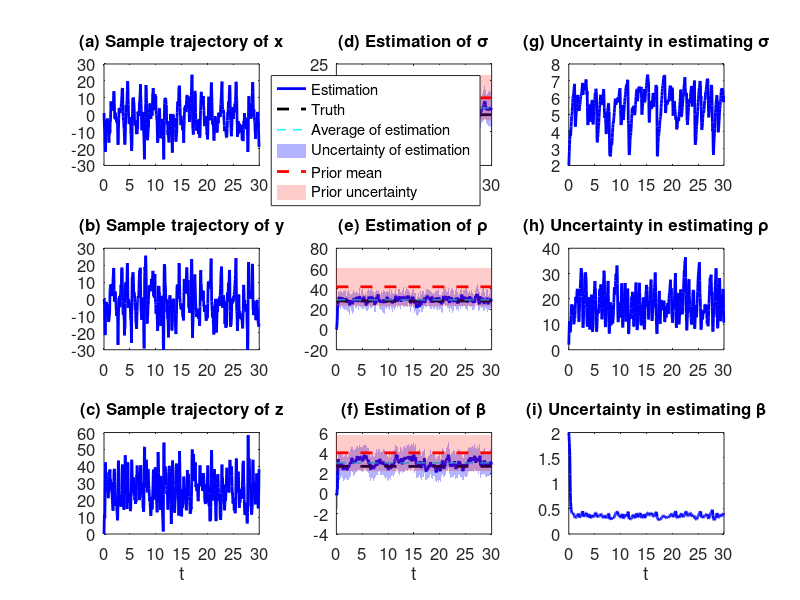

MATLAB code to generate this figure:
% Chapter 9
% Parameter estimation using DA via stochastic parameterized equations
% Test model: noisy Lorenz 63
% Using the CGNS as the testbed

rng(3) % fix the random number seed 
T = 30; % total length of observations in time
dt = 0.005; % numerical integration time step
N = round(T/dt); % total number of numerical integration time steps
rho = 28; sgm = 10; beta = 8/3; % parameters
x = zeros(1,N);x(1) = 1; % state variable x
y = zeros(1,N); % state variable y
z = zeros(1,N); % state variable z
sgm_x = 15; % noise coefficient sigma_x
sgm_y = 15; % noise coefficient sigma_y
sgm_z = 15; % noise coefficient sigma_z
for i = 2:N % numerical integration of the true system to generate the observational time series
    x(i) = x(i-1) + sgm * ( y(i-1) - x(i-1) ) * dt + sqrt(dt) * sgm_x * randn;
    y(i) = y(i-1) + ( x(i-1) * ( rho - z(i-1) ) - y(i-1) ) * dt + sqrt(dt) * sgm_x * randn;
    z(i) = z(i-1) + ( x(i-1) * y(i-1) - beta * z(i-1) ) * dt + sqrt(dt) * sgm_z * randn;
end

% hyperparameters in the stochastic parameterized equations;
% these parameters are pre-determined via prior knowledge
d1 = 1/2;
d2 = 1/2;
d3 = 1/2;
hat1 = sgm*1.5;  
hat2 = rho*1.5;  
hat3 = beta*1.5;  
sg1 = sgm/3; 
sg2 = rho/3; 
sg3 = beta/3; 
std1 = sqrt(sg1^2/2/d1);
std2 = sqrt(sg2^2/2/d2);
std3 = sqrt(sg3^2/2/d3);
gamma_mean_trace = zeros(3,N);% posterior mean
gamma_cov_trace = zeros(6,N);% posterior covariance; the posterior covariance is 3x3 but only 6 entries are independent due to the symmetry


% matrices and vectors in the stochastic parameterized equations, used for
% data assimilation
Sigma_II = diag([sg1,sg2,sg3]);
a0 = [d1*hat1; d2*hat2; d3*hat3];
a1 = diag([-d1,-d2,-d3]);

gamma_mean0 = zeros(3,1); % initial posterior mean
gamma_cov0 = 2*eye(3); % initial posterior covariance
gamma_cov_trace(1:3,1) = 2; % save the initial covariance

invBoB = inv(diag([sgm_x^2,sgm_y^2,sgm_z^2])); % inverse of the noise matrix square, used for the CGNS filtering formula

% using data assimilation for parameter estimation
for i = 2:N

    % observations
    u = [x(i); y(i); z(i)];
    u0 = [x(i-1); y(i-1); z(i-1)];
    
    % matrix and vector in the observed equations (i.e., L63 model)
    A0 = [0; - x(i-1) * z(i-1) - y(i-1); x(i-1) * y(i-1)];
    A1 = diag([y(i-1) - x(i-1), x(i-1), -z(i-1)]);


    % updating the posterior mean and posterior covariance
    gamma_mean = gamma_mean0 + (a0 + a1 * gamma_mean0) * dt + (gamma_cov0 * A1') * invBoB * (u-u0 - A0*dt-A1 * gamma_mean0 * dt);
    gamma_cov = gamma_cov0 + (a1 * gamma_cov0 + gamma_cov0 * a1' + Sigma_II * Sigma_II' - (gamma_cov0 * A1') * invBoB * (gamma_cov0 * A1')') * dt;     
    
    % save the results
    gamma_mean_trace(:,i) = gamma_mean;
    gamma_cov_trace(1,i) = gamma_cov(1,1);
    gamma_cov_trace(2,i) = gamma_cov(2,2);
    gamma_cov_trace(3,i) = gamma_cov(3,3);
    gamma_cov_trace(4,i) = gamma_cov(1,2);
    gamma_cov_trace(5,i) = gamma_cov(1,3);
    gamma_cov_trace(6,i) = gamma_cov(2,3);



    gamma_mean0 = gamma_mean;
    gamma_cov0 = gamma_cov;

end

mean_value = mean(gamma_mean_trace(:,2001:end), 2);
% showing the results
figure
subplot(3,3,1)
plot(dt:10*dt:T,x(1:10:end),'b','linewidth',2)
set(gca,'fontsize',12)
ylim([-30,30]);xlim([0,T]);
box on
title('(a) Sample trajectory of x','fontsize',12)
subplot(3,3,4)
plot(dt:10*dt:T,y(1:10:end),'b','linewidth',2)
set(gca,'fontsize',12)
ylim([-30,30]);xlim([0,T]);
box on
title('(b) Sample trajectory of y','fontsize',12)
subplot(3,3,7)
plot(dt:10*dt:T,z(1:10:end),'b','linewidth',2)
set(gca,'fontsize',12)
ylim([0,60]);xlim([0,T]);
box on
title('(c) Sample trajectory of z','fontsize',12)
xlabel('t')


subplot(3,3,2)
hold on
plot(dt:10*dt:T,gamma_mean_trace(1,1:10:end),'b','linewidth',2)
plot([dt,T],[sgm,sgm],'--k','linewidth',2)
plot([dt,T],[mean_value(1),mean_value(1)],'--c','linewidth',1)
patch([dt:10*dt:T,T:-10*dt:dt],[gamma_mean_trace(1,1:10:end)+2*sqrt(gamma_cov_trace(1,1:10:end)), gamma_mean_trace(1,end:-10:1)-2*sqrt(gamma_cov_trace(1,end:-10:1))],'b','facealpha',0.3,'linestyle','none')
plot([dt,T],[hat1,hat1],'--r','linewidth',2)
patch([dt,T,T,dt],[hat1+2*std1,hat1+2*std1,hat1-2*std1,hat1-2*std1],'r','facealpha',0.2,'linestyle','none')
set(gca,'fontsize',12)
legend('Estimation','Truth','Average of estimation','Uncertainty of estimation','Prior mean','Prior uncertainty')
box on
title('(d) Estimation of \sigma','fontsize',12);xlim([0,T]);
subplot(3,3,5)
hold on
plot(dt:10*dt:T,gamma_mean_trace(2,1:10:end),'b','linewidth',2)
plot([dt,T],[rho,rho],'--k','linewidth',2)
plot([dt,T],[mean_value(2),mean_value(2)],'--c','linewidth',1)
patch([dt:10*dt:T,T:-10*dt:dt],[gamma_mean_trace(2,1:10:end)+2*sqrt(gamma_cov_trace(2,1:10:end)), gamma_mean_trace(2,end:-10:1)-2*sqrt(gamma_cov_trace(2,end:-10:1))],'b','facealpha',0.3,'linestyle','none')
plot([dt,T],[hat2,hat2],'--r','linewidth',2)
patch([dt,T,T,dt],[hat2+2*std2,hat2+2*std2,hat2-2*std2,hat2-2*std2],'r','facealpha',0.2,'linestyle','none')
set(gca,'fontsize',12)
box on
title('(e) Estimation of \rho','fontsize',12);xlim([0,T]);
subplot(3,3,8)
hold on
plot(dt:10*dt:T,gamma_mean_trace(3,1:10:end),'b','linewidth',2)
plot([dt,T],[beta,beta],'--k','linewidth',2)
plot([dt,T],[mean_value(3),mean_value(3)],'--c','linewidth',1)
patch([dt:10*dt:T,T:-10*dt:dt],[gamma_mean_trace(3,1:10:end)+2*sqrt(gamma_cov_trace(3,1:10:end)), gamma_mean_trace(3,end:-10:1)-2*sqrt(gamma_cov_trace(3,end:-10:1))],'b','facealpha',0.3,'linestyle','none')
plot([dt,T],[hat3,hat3],'--r','linewidth',2)
patch([dt,T,T,dt],[hat3+2*std3,hat3+2*std3,hat3-2*std3,hat3-2*std3],'r','facealpha',0.2,'linestyle','none')
set(gca,'fontsize',12)
box on
title('(f) Estimation of \beta','fontsize',12);xlim([0,T]);
xlabel('t')

subplot(3,3,3)
plot(dt:10*dt:T,gamma_cov_trace(1,1:10:end),'b','linewidth',2)
set(gca,'fontsize',12)
box on
title('(g) Uncertainty in estimating \sigma','fontsize',12);xlim([0,T]);
subplot(3,3,6)
plot(dt:10*dt:T,gamma_cov_trace(2,1:10:end),'b','linewidth',2)
set(gca,'fontsize',12)
box on
title('(h) Uncertainty in estimating \rho','fontsize',12);xlim([0,T]);
subplot(3,3,9)
plot(dt:10*dt:T,gamma_cov_trace(3,1:10:end),'b','linewidth',2)
set(gca,'fontsize',12)
box on
title('(i) Uncertainty in estimating \beta','fontsize',12);xlim([0,T]);
xlabel('t')